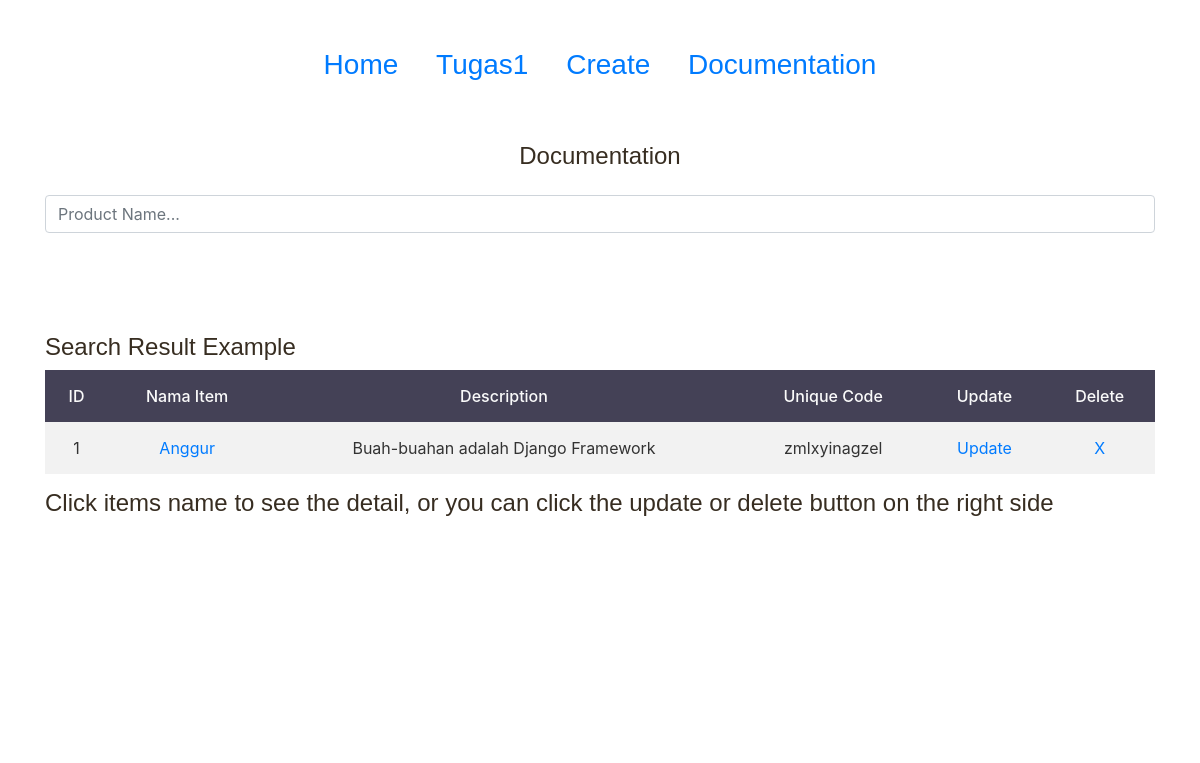
/documentation/, run on the app's committed database.
### sample/models.py (models this page shows, shortened)
class Items(models.Model):
    name = models.CharField(max_length=100)
    description = models.TextField(max_length=1000)
    code = models.SlugField(unique=True, blank=True , null=True)

### sample/views.py (the view)
# urls.py: path('documentation/', sample.documentation, name='documentation'),
def documentation(request):
    items = Items.objects.get(pk=1)
    template = 'sample/documentation.html'
    context={'items':items}
    return render(request, template, context)

### sample/templates/sample/documentation.html (shortened to what this page needs)
{% load static %}
<!DOCTYPE html>
<html lang="en">
<head>
    <link href="{% static 'css/styles.css' %}" rel="stylesheet">
    <link href="{% static 'css/styles2.css' %}" rel="stylesheet">
    <link href="{% static 'css/bootstrap.css' %}" rel="stylesheet">
</head>
<body>
    <div style="margin-top: 3rem;"class="center container">
        <h3 class="center judul-tabel">
            <a href="{% url 'home' %}">Home</a>
            <a href="{% url 'index' %}">Tugas1</a>
            <a href="{% url 'create_item' %}">Create</a>
            <a href="{% url 'documentation' %}">Documentation</a>
        </h3>
    </div>
    <div class="content-wrapper">
        <div class="detail-page">
            <div class="container">
                <h4 class="center judul-tabel">Documentation</h4>
                <form method="GET"  action="{% url 'index' %}">
                    <input type="text" class="form-control" id="user-input" placeholder="Product Name..." name="q" required="">
                </form>
                <h4 style="margin-top: 100px;">Search Result Example</h4>
                <table>
                    <tr>
                        <th>ID</th>
                        <th>Nama Item</th>
                        <th>Description</th>
                        <th>Unique Code</th>
                        <th>Update</th>
                        <th>Delete</th>
                    </tr>
                    <tr>
                    <td>{{items.id}}</td>
                    <td><a href="{% url 'detail_item' pk=items.pk %} ">{{items.name}}</a></td>
                    <td>{{items.description}}</td>
                    <td>{{items.code}}</td>
                    <td><a href="{% url 'update_item' pk=items.pk %} ">Update</a></td>
                    <td><a href="{% url 'delete_item' pk=items.pk %} ">X</a></td>
                    </tr>
                </table>
                <h4 style="margin-top: 15px;">Click items name to see the detail, or you can click the update or delete button on the right side</h4>
            </div>
    <div style="height:200px;"></div>
</body>
</html>

### static/css/styles.css (style rules this page uses)
body, html { width: 100%; height: 100%; }
body, p { color: #372D21; font: 400 0.875rem/1.375rem "Sofia Pro Light", "Open Sans", sans-serif; }
h3 { color: #372D21; font: 700 1.75rem/2.125rem "Poppins", sans-serif; }
h4 { color: #372D21; font: 700 1.375rem/1.75rem "Poppins", sans-serif; }
a { color: #372D21; text-decoration: underline; }
input { border:0px solid #000; }

### static/css/styles2.css (style rules this page uses)
table { border-collapse: collapse; width: 100%; }
th { text-align: center !important; }
th, td { text-align: center; padding: 14px; }
tr:nth-child(even) { background-color: #f2f2f2 }
td { color: rgb(51, 51, 51); }
th { background-color: #444156; color: rgb(250, 250, 250); font-weight: 500; }
.center { justify-content: center; align-items: center; }
.detail-page { background: white; border-radius: 5px; padding: 10px; margin : 10px; }
.judul-tabel { text-align: center; font-weight: 400; margin-bottom: 25px; margin-top: 25px; }
.judul-tabel a { margin-left: 15px; margin-right: 15px; }

### data on the page
Items: id "1", name "Anggur", description "Buah-buahan adalah Django Framework", code "zmlxyinagzel"
